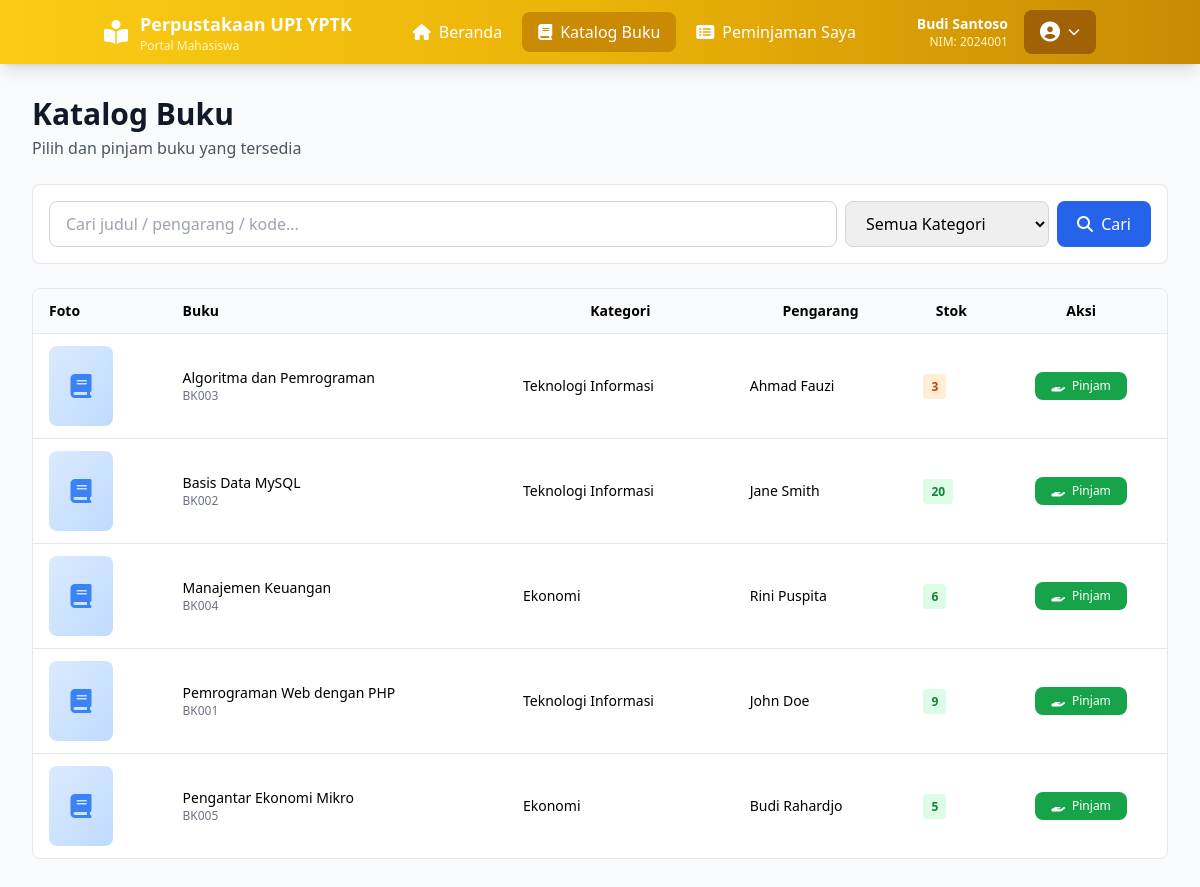
The page /student/buku.php (signed in) on the database its author committed.
### tables this page shows
CREATE TABLE `buku` (
  `id_buku` int NOT NULL,
  `kode_buku` varchar(50) NOT NULL,
  `judul_buku` varchar(200) NOT NULL,
  `pengarang` varchar(100) NOT NULL,
  `penerbit` varchar(100) DEFAULT NULL,
  `tahun_terbit` year DEFAULT NULL,
  `id_kategori` int DEFAULT NULL,
  `stok` int DEFAULT '0',
  `lokasi_rak` varchar(50) DEFAULT NULL,
  `foto_buku` varchar(255) DEFAULT NULL,
  `created_at` timestamp NULL DEFAULT CURRENT_TIMESTAMP
);

CREATE TABLE `kategori` (
  `id_kategori` int NOT NULL,
  `nama_kategori` varchar(100) NOT NULL,
  `keterangan` text
);

### student/buku.php (the view, shortened to what this page needs)
<?php
require_once '../includes/header_student.php';
$conn = getConnection();
$search = $_GET['search'] ?? '';
$where = "WHERE 1";
$sql = "
    SELECT b.*, k.nama_kategori
    FROM buku b
    LEFT JOIN kategori k ON b.id_kategori = k.id_kategori
    $where
    ORDER BY b.judul_buku
";
$stmt = $conn->prepare($sql);
$stmt->execute();
$books = $stmt->get_result()->fetch_all(MYSQLI_ASSOC);
?>
<div class="min-h-screen bg-gray-50">
<div class="max-w-7xl mx-auto px-4 sm:px-6 lg:px-8 py-6 sm:py-8">
<div class="mb-6">
    <h2 class="text-2xl sm:text-3xl font-bold text-gray-900 mb-1">Katalog Buku</h2>
    <p class="text-sm sm:text-base text-gray-600">Pilih dan pinjam buku yang tersedia</p>
</div>
<div class="bg-white rounded-lg border border-gray-200 p-4 mb-6">
<form method="GET" class="flex flex-col sm:flex-row gap-2">
    <input type="text" name="search" value="<?= htmlspecialchars($search); ?>"
        placeholder="Cari judul / pengarang / kode..."
        class="flex-1 px-4 py-2.5 border border-gray-300 rounded-lg focus:ring-2 focus:ring-blue-200">
    <select name="kategori" class="px-4 py-2.5 border border-gray-300 rounded-lg">
        <option value="0">Semua Kategori</option>
    </select>
    <button class="bg-blue-600 hover:bg-blue-700 text-white px-5 py-2.5 rounded-lg">
        <i class="fas fa-search mr-1"></i> Cari
    </button>
</form>
</div>
<div class="bg-white rounded-lg border border-gray-200 overflow-hidden">
<div class="overflow-x-auto">
<table class="w-full text-sm">
<thead class="bg-gray-50 border-b">
<tr>
    <th class="px-4 py-3 text-left">Foto</th>
    <th class="px-4 py-3 text-left">Buku</th>
    <th class="px-4 py-3 hidden md:table-cell">Kategori</th>
    <th class="px-4 py-3 hidden md:table-cell">Pengarang</th>
    <th class="px-4 py-3">Stok</th>
    <th class="px-4 py-3 text-center">Aksi</th>
</tr>
</thead>
<tbody class="divide-y">
<?php if ($books): foreach ($books as $b): ?>
<tr class="hover:bg-gray-50">
<td class="px-4 py-3">
    <?php if ($b['foto_buku'] && file_exists('../uploads/buku/' . $b['foto_buku'])): ?>
        <img src="../uploads/buku/<?= htmlspecialchars($b['foto_buku']); ?>"
             alt="<?= htmlspecialchars($b['judul_buku']); ?>"
             class="w-16 h-20 object-cover rounded-lg shadow-sm">
    <?php else: ?>
        <div class="w-16 h-20 bg-gradient-to-br from-blue-100 to-blue-200 rounded-lg flex items-center justify-center">
            <i class="fas fa-book text-blue-500 text-2xl"></i>
        </div>
    <?php endif; ?>
</td>
<td class="px-4 py-3">
    <div class="font-medium"><?= htmlspecialchars($b['judul_buku']); ?></div>
    <div class="text-xs text-gray-500"><?= htmlspecialchars($b['kode_buku']); ?></div>
</td>
<td class="px-4 py-3 hidden md:table-cell">
    <?= htmlspecialchars($b['nama_kategori'] ?? 'Umum'); ?>
</td>
<td class="px-4 py-3 hidden md:table-cell">
    <?= htmlspecialchars($b['pengarang']); ?>
</td>
<td class="px-4 py-3">
<span class="px-2 py-1 rounded text-xs font-semibold
<?= $b['stok'] < 5 ? 'bg-orange-100 text-orange-700' : 'bg-green-100 text-green-700'; ?>">
<?= $b['stok']; ?>
</span>
</td>
<td class="px-4 py-3 text-center">
<form method="POST">
<button class="bg-green-600 hover:bg-green-700 text-white px-4 py-1.5 rounded-lg text-xs">
<i class="fas fa-hand-holding mr-1"></i> Pinjam
</button>
</form>
</td>
</tr>
<?php endforeach; endif; ?>
</tbody>
</table>
</div>
</div>
</div>
</div>

### includes/header_student.php (style rules this page uses)
:root { --yellow-primary: #FCD34D; --yellow-dark: #F59E0B; --yellow-light: #FEF3C7; }

### rows shown on the page
buku: judul_buku "Algoritma dan Pemrograman", kode_buku "BK003", id_kategori.nama_kategori "Teknologi Informasi", pengarang "Ahmad Fauzi", stok "3"
buku: judul_buku "Basis Data MySQL", kode_buku "BK002", id_kategori.nama_kategori "Teknologi Informasi", pengarang "Jane Smith", stok "20"
buku: judul_buku "Manajemen Keuangan", kode_buku "BK004", id_kategori.nama_kategori "Ekonomi", pengarang "Rini Puspita", stok "6"
buku: judul_buku "Pemrograman Web dengan PHP", kode_buku "BK001", id_kategori.nama_kategori "Teknologi Informasi", pengarang "John Doe", stok "9"
buku: judul_buku "Pengantar Ekonomi Mikro", kode_buku "BK005", id_kategori.nama_kategori "Ekonomi", pengarang "Budi Rahardjo", stok "5"

### other values the page prints
$student['nama_lengkap'] "Budi Santoso"
$student['nim'] "2024001"
